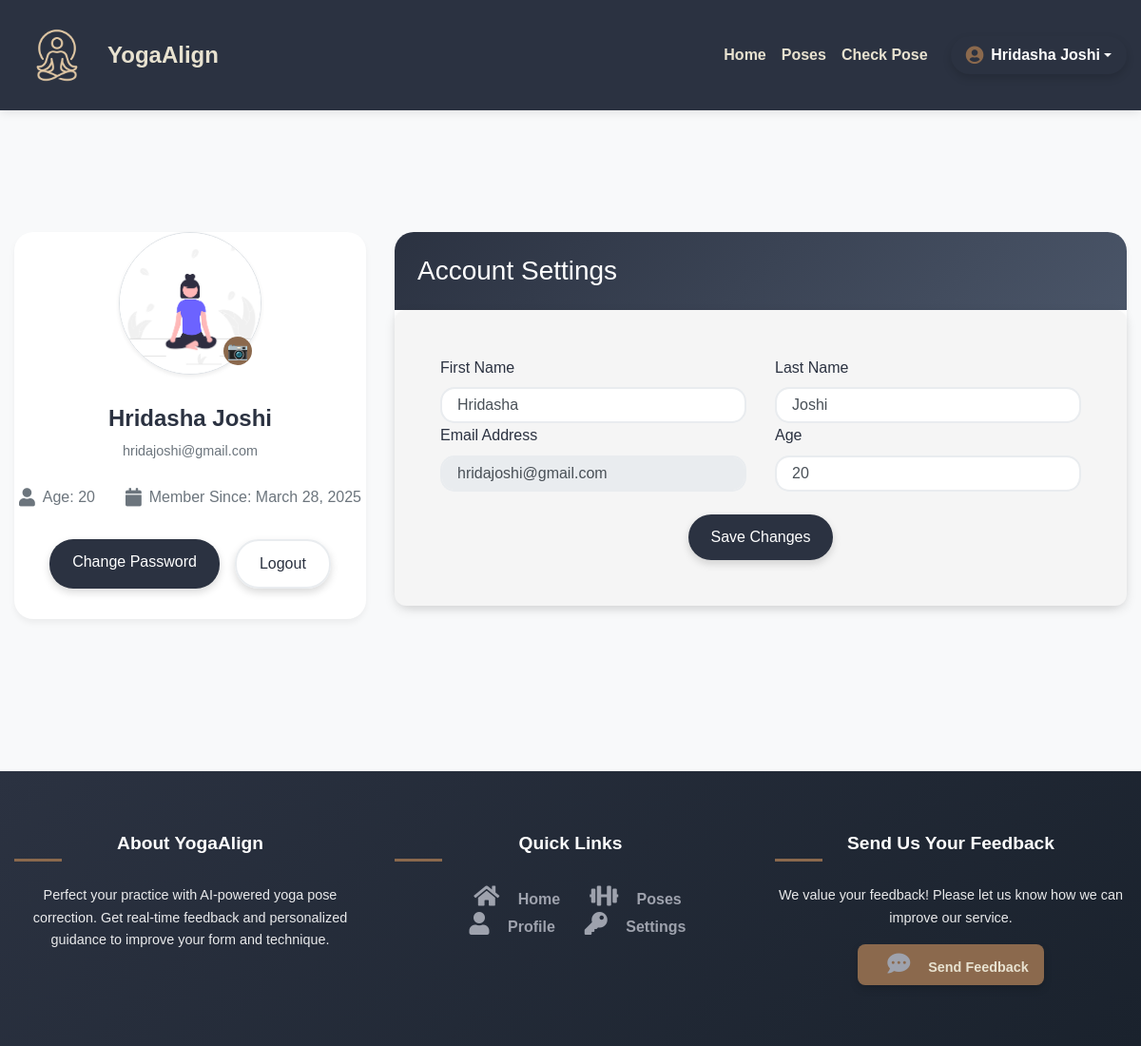
Page /auth/profile/ (signed in) on the earlier database version.
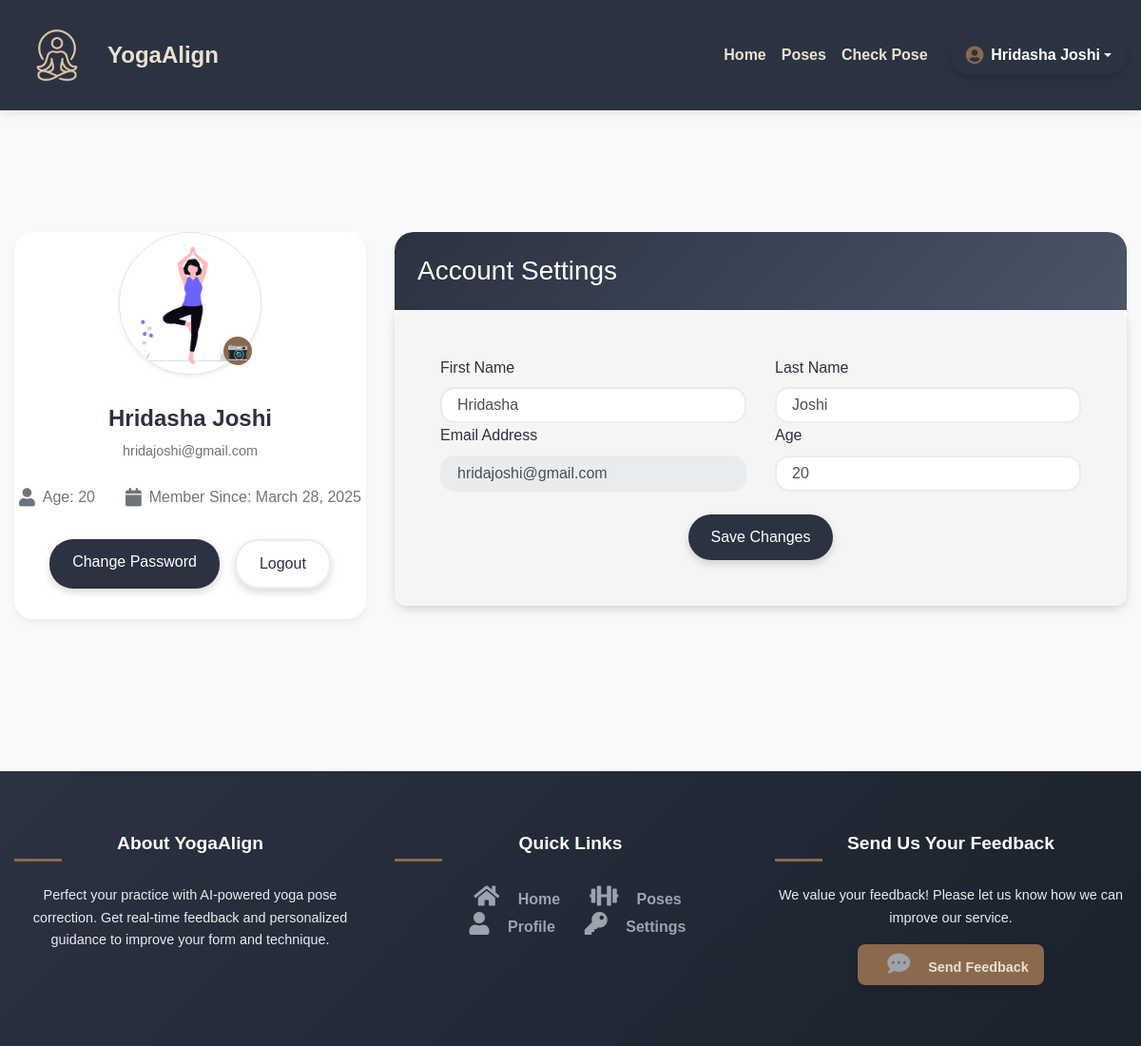
Same page on the later database version.
### authentication/models.py (models this page shows, shortened)
class CustomUser(AbstractUser):
    age = models.PositiveIntegerField(null=True, blank=True)
    email = models.EmailField(_('email address'), unique=True)
    date_joined = models.DateTimeField(auto_now_add=True)
    profile_photo = models.CharField(max_length=255, default='images/profile1.png')
    USERNAME_FIELD = 'email'
    REQUIRED_FIELDS = ['username']
    class Meta:
        verbose_name = _('user')
        verbose_name_plural = _('users')
    def get_full_name(self):
        return f"{self.first_name} {self.last_name}" if self.first_name or self.last_name else self.email

### authentication/views.py (the view, shortened to what this page needs)
# urls.py: path('profile/', views.profile, name='profile'),
@login_required
def profile(request):
    return render(request, 'authentication/profile.html', {'user': request.user})

### authentication/templates/authentication/profile.html (shortened to what this page needs)
{% extends 'base.html' %}
{% load static %}
{% block content %}
<div class="container py-5">
    <div class="row g-4">
        <div class="col-md-4">
            <div class="profile-card h-100">
                <div class="profile-info">
                    <div class="profile-avatar">
                        <img src="{% static user.profile_photo %}" alt="Profile"
                            class="rounded-circle border shadow-sm">
                        <div class="reference-overlay">
                            <button class="camera-button" onclick="openModal()">&#128247;</button>
                        </div>
                    </div>
                    <h4 class="profile-name">{{ user.get_full_name }}</h4>
                    <p class="profile-email">{{ user.email }}</p>
                    <div class="profile-stats">
                        <div class="stat-item">
                            <i class="fas fa-user"></i>
                            <span>Age: {{ user.age }}</span>
                        </div>
                        <div class="stat-item">
                            <i class="fas fa-calendar"></i>
                            <span>Member Since: {{ user.date_joined|date:"F j, Y" }}</span>
                        </div>
                    </div>
                    <div class="profile-buttons">
                        <a href="{% url 'change_password' %}" class="btn profile-btn btn-primary">
                             Change Password
                        </a>
                        <a href="{% url 'logout' %}" class="btn profile-btn btn-outline-secondary">
                             Logout
                        </a>
                    </div>
                </div>
            </div>
        </div>
        <div class="col-md-8">
            <div class="settings-card">
                <div class="settings-header">
                    <h3 class="mb-0">
                         Account Settings
                    </h3>
                </div>
                <div class="card-body p-5">
                    <form method="POST" action="{% url 'profile' %}" id="profileForm">
                        <div class="row g-4">
                            <div class="col-md-6">
                                <label class="form-label">First Name</label>
                                <div class="input-group">
                                    <input type="text" class="form-control" name="first_name"
                                        value="{{ user.first_name }}" required placeholder="Enter your first name">
                                </div>
                            </div>
                            <div class="col-md-6">
                                <label class="form-label">Last Name</label>
                                <div class="input-group">
                                    <input type="text" class="form-control" name="last_name"
                                        value="{{ user.last_name }}" required placeholder="Enter your last name">
                                </div>
                            </div>
                            <div class="col-md-6">
                                <label class="form-label">Email Address</label>
                                <div class="input-group">
                                    <input type="email" class="form-control" name="email" value="{{ user.email }}"
                                        readonly placeholder="Enter your email address">
                                </div>
                            </div>
                            <div class="col-md-6">
                                <label class="form-label">Age</label>
                                <div class="input-group">
                                    <input type="number" class="form-control" name="age" value="{{ user.age }}" required
                                        placeholder="Enter your age">
                                </div>
                            </div>
                        </div>
                        <div class="mt-4 text-center">
                            <button type="submit" class="btn profile-btn btn-primary">
                                 Save Changes
                            </button>
                        </div>
                    </form>
                </div>
            </div>
        </div>
    </div>
</div>
{% endblock %}

### templates/base.html (shortened to what this page needs)
{% load static %}
<!DOCTYPE html>
<html lang="en">
<head>
    <link rel="stylesheet" href="https://stackpath.bootstrapcdn.com/bootstrap/4.5.2/css/bootstrap.min.css">
    <link rel="stylesheet" href="{% static 'css/style.css' %}">
    <link href="https://cdnjs.cloudflare.com/ajax/libs/font-awesome/5.15.3/css/all.min.css" rel="stylesheet">
</head>
<body>
    <nav class="navbar navbar-expand-lg navbar-dark">
        <div class="container-fluid d-flex justify-content-between align-items-center">
            <div class="d-flex align-items-center">
                <a class="navbar-brand d-flex align-items-center" href="{% url 'home' %}">
                    <img src="{% static 'images/logo.png' %}" alt="Yoga Logo" style="height: 90px;" class="mr-2">
                    <span style="font-weight: bold; font-size: 1.5rem;">YogaAlign</span>
                </a>
            </div>
            <div class="collapse navbar-collapse justify-content-end" id="navbarNav">
                <ul class="navbar-nav" >
                    <li class="nav-item" ><a class="nav-link" style="font-weight: bold; font-size: 1.3 rem;" href="{% url 'home' %}">Home</a></li>
                    <li class="nav-item" ><a class="nav-link" style="font-weight: bold; font-size: 1.3 rem;" href="{% url 'yoga_poses' %}">Poses</a></li>
                    <li class="nav-item" ><a class="nav-link" style="font-weight: bold; font-size: 1.3 rem;" href="{% url 'upload_image_for_pose' %}">Check Pose</a>
                    </li>
                </ul>
                {% if user.is_authenticated %}
                <div class="ml-3">
                    <div class="dropdown">
                        <button class="btn btn-link text-light dropdown-toggle" type="button" id="userDropdown"
                            data-toggle="dropdown" aria-haspopup="true" aria-expanded="false">
                            <i class="fas fa-user-circle mr-2" style="color: var(--primary-color) !important;"></i>
                            {{ user.get_full_name|default:user.username }}
                        </button>
                    </div>
                </div>
                {% endif %}
            </div>
        </div>
    </nav>
    <main class="main-content">
        {% block content %}{% endblock %}
    </main>
    <footer class="footer">
        <div class="container-fluid text-center">
            <div class="row">
                <div class="col-lg-4 col-md-6 mb-3 text-center">
                    <h5 class="footer-heading">About YogaAlign</h5>
                    <p class="footer-text">
                        Perfect your practice with AI-powered yoga pose correction.
                        Get real-time feedback and personalized guidance to improve your form and technique.
                    </p>
                </div>
                <div class="col-lg-4 col-md-6 mb-3 text-center">
                    <h5 class="footer-heading">Quick Links</h5>
                    <div class="d-flex justify-content-center flex-wrap gap-3">
                        <a href="{% url 'home' %}" class="footer-link mx-2"><i class="fas fa-home"></i> Home</a>
                        <a href="{% url 'yoga_poses' %}" class="footer-link mx-2"><i class="fas fa-dumbbell"></i>
                            Poses</a>
                        <a href="{% url 'profile' %}" class="footer-link mx-2"><i class="fas fa-user"></i> Profile</a>
                        <a href="{% url 'change_password' %}" class="footer-link mx-2"><i class="fas fa-key"></i>
                            Settings</a>
                    </div>
                </div>
                <div class="col-lg-4 col-md-6 mb-3 text-center">
                    <h6 class="footer-heading">Send Us Your Feedback</h6>
                    <p class="footer-text">We value your feedback! Please let us know how we can improve our service.
                    </p>
                    <button class="btn btn-feedback-toggle btn-sm mb-3" type="button" data-toggle="collapse"
                        data-target="#feedbackCollapse" aria-expanded="false" aria-controls="feedbackCollapse">
                        <i class="fas fa-comment-dots"></i> Send Feedback
                    </button>
                </div>
            </div>
    </footer>
</body>
</html>

### static/css/style.css (style rules this page uses)
body { font-family: 'Poppins', sans-serif; background: #E8E2D0; color: #2B3241; margin: 0; padding: 0; line-height: 1.6; }
.navbar { background: #2B3241; color: white; box-shadow: 0 4px 12px rgba(0, 0, 0, 0.1); padding: 15px 0; transition: all 0.3s ease; }
.navbar a { color: #E8E2D0 !important; font-weight: bold; transition: color 0.3s ease; }
.navbar-brand img { height: 40px; margin-right: 10px; }
.navbar-nav .nav-link { padding: 10px 15px; font-size: 16px; transition: all 0.3s ease; }
.footer { background-color: #2B3241; color: #E8E2D0; padding: 40px 20px; text-align: center; position: relative; bottom: 0; width: 100%; }
.footer a { color: #9EA2AD; text-decoration: none; font-weight: bold; margin: 0 15px; transition: color 0.3s ease; }
.footer i { font-size: 1.5rem; margin: 0 15px; color: #9EA2AD; transition: color 0.3s ease; }
.btn { font-weight: bold; padding: 12px 30px; border: none; border-radius: 50px; font-size: 1rem; transition: all 0.3s ease-in-out; box-shadow: 0 4px 8px rgba(0, 0, 0, 0.15); cursor: pointer; }
.card, .card-body, .card-img-top, .card-footer, .card-header, .activity-card, .tip-card, .card.shadow-sm, .card.shadow-lg, .card.rounded-4, .card.rounded-pill, .card.border-0 { border: none !important; border-radius: 12px !important; background: #F5F5F5 !important; color: #2B3241 !important; box-shadow: 0 4px 12px rgba(0, 0, 0, 0.1) !important; transition: none !important; transform: none !important; }
.form-control { border-radius: 10px; border: 1px solid #9EA2AD; }
@media (min-width: 576px) { .container, .container-sm { max-width: 1000px !important; } }
@media (min-width: 768px) { .container, .container-md { max-width: 1100px !important; } }
@media (min-width: 992px) { .container, .container-lg { max-width: 1200px !important; } }
@media (min-width: 1200px) { .container, .container-xl { max-width: 1400px !important; } }
.btn-link { padding: 0.5rem 1rem; display: flex; align-items: center; color: white !important; }
.btn-link i { font-size: 1.2rem; color: #8B694D !important; }

### templates/base.html (style rules this page uses)
:root { --primary-color: #8B694D; --secondary-color: #2B3241; --accent-color: #9EA2AD; --text-color: #333; --light-bg: #f8f9fa; --dark-bg: #2B3241; }
body { font-family: 'Poppins', sans-serif; color: var(--text-color); background-color: var(--light-bg); }
.navbar { background-color: var(--dark-bg); padding: 0.5rem 0; margin-bottom: 3rem; box-shadow: 0 2px 10px rgba(0, 0, 0, 0.1); }
.navbar-brand { font-weight: 700; color: white !important; }
.navbar-brand img { height: 30px; margin-right: 10px; }
.footer { background-color: var(--dark-bg); color: white; padding: 4rem 0 3rem; margin-top: auto; }
.footer a { color: var(--accent-color); transition: color 0.3s ease; }
html, body { height: 100%; margin: 0; }
body { display: flex; flex-direction: column; }
.main-content { flex: 1; padding-top: 2rem; padding-bottom: 4rem; }
.footer { background: linear-gradient(135deg, var(--dark-bg) 0%, #1a222d 100%); color: rgba(255, 255, 255, 0.9); padding: 4rem 0 2rem; margin-top: 3rem; }
.footer-heading { color: white; font-size: 1.2rem; font-weight: 600; margin-bottom: 1.5rem; position: relative; padding-bottom: 0.5rem; }
.footer-heading::after { content: ''; position: absolute; bottom: 0; left: 0; width: 50px; height: 3px; background: var(--primary-color); }
.footer-text { font-size: 0.9rem; line-height: 1.6; }
.btn-feedback-toggle { background-color: #8B694D; color: #E8E2D0; border: none; padding: 0.5rem 1rem; font-size: 0.9rem; border-radius: 0.5rem; transition: background-color 0.3s; }

Differences in the rows shown:
changed CustomUser "Hridasha Joshi": profile_photo: a different picture
